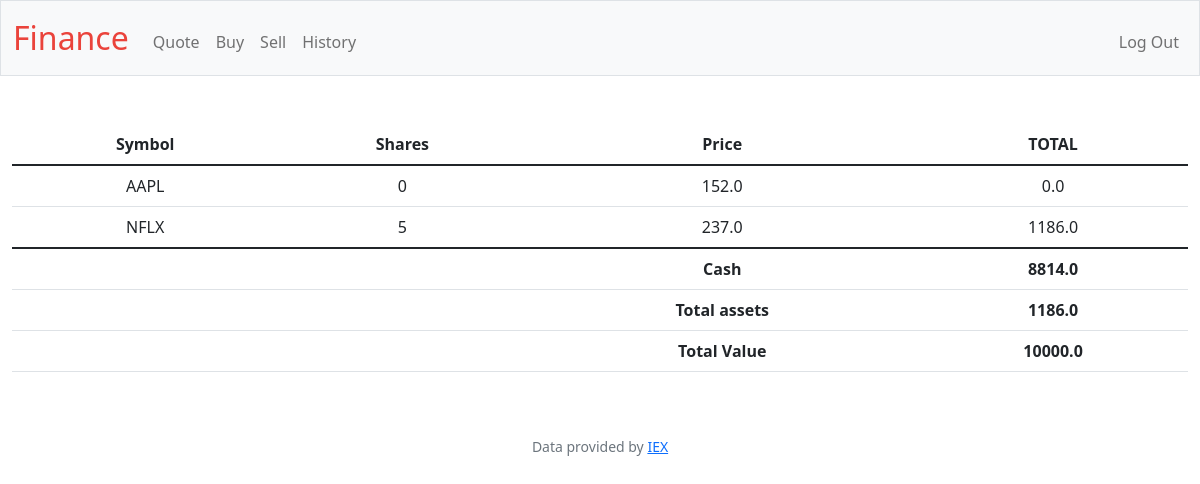
/ (signed in), run on the app's committed database.
### tables this page shows
CREATE TABLE transactions (id INTEGER PRIMARY KEY AUTOINCREMENT NOT NULL, user_id INTEGER, symbol TEXT, shares INTEGER, price REAL, date TIMESTAMP);

CREATE TABLE users (id INTEGER PRIMARY KEY AUTOINCREMENT NOT NULL, username TEXT NOT NULL, hash TEXT NOT NULL, cash NUMERIC NOT NULL DEFAULT 10000.00);

### app.py (the view)
@app.route("/")
@login_required
def index():
    user_id = session["user_id"]
    transactions_db = db.execute("SELECT symbol, SUM(shares) AS shares, price FROM transactions WHERE user_id = ? GROUP BY symbol", user_id)
    cash_db = db.execute("SELECT cash FROM users WHERE id = ?", user_id)
    cash = cash_db[0]["cash"]
    total_assets = 0.0
    for row in transactions_db:
        total_assets = total_assets + (row["price"] * row["shares"])
    return render_template("index.html", database = transactions_db, cash=cash, total_assets = total_assets)

### app.py (called while the page is built)
@app.after_request
def after_request(response):
    response.headers["Cache-Control"] = "no-cache, no-store, must-revalidate"
    response.headers["Expires"] = 0
    response.headers["Pragma"] = "no-cache"
    return response

### helpers.py (called while the page is built)
def login_required(f):
    @wraps(f)
    def decorated_function(*args, **kwargs):
        if session.get("user_id") is None:
            return redirect("/login")
        return f(*args, **kwargs)
    return decorated_function

### templates/index.html (shortened to what this page needs)
{% extends "layout.html" %}
{% block main %}
    <table class="table">
        <thead>
            <tr>
                <th scope="col">Symbol</th>
                <th scope="col">Shares</th>
                <th scope="col">Price</th>
                <th scope="col">TOTAL</th>
            </tr>
        </thead>
        <tbody>
            {% for row in database %}
            <tr>
                <td>
                    {{ row["symbol"]}}
                </td>
                <td>
                    {{ row["shares"]}}
                </td>
                <td>
                    {{ row["price"] | round}}
                </td>
                <td>
                    {{ (row["price"] * row["shares"])  | round}}
                </td>
            </tr>
            {% endfor %}
        </tbody>
        <tfoot>
            <tr>
                <td></td>
                <td></td>
                <th scope="1">Cash</th>
                <th scope="1">{{ cash | round}}</th>
            </tr>
            <tr>
                <td></td>
                <td></td>
                <th scope="1">Total assets</th>
                <th scope="1">{{ total_assets | round}}</th>
            </tr>
            <tr>
                <td></td>
                <td></td>
                <th scope="1">Total Value</th>
                <th scope="1">{{ (total_assets + cash) | round}}</th>
            </tr>
        </tfoot>
    </table>
{% endblock %}

### data on the page
transactions: symbol "AAPL", shares "0", price "152.0", price "0.0"
transactions: symbol "NFLX", shares "5", price "237.0", price "1186.0"
users: cash "8814.0", (total_assets+cash)|round "10000.0"

### other printed values
{{ total_assets | round }} "1186.0"
